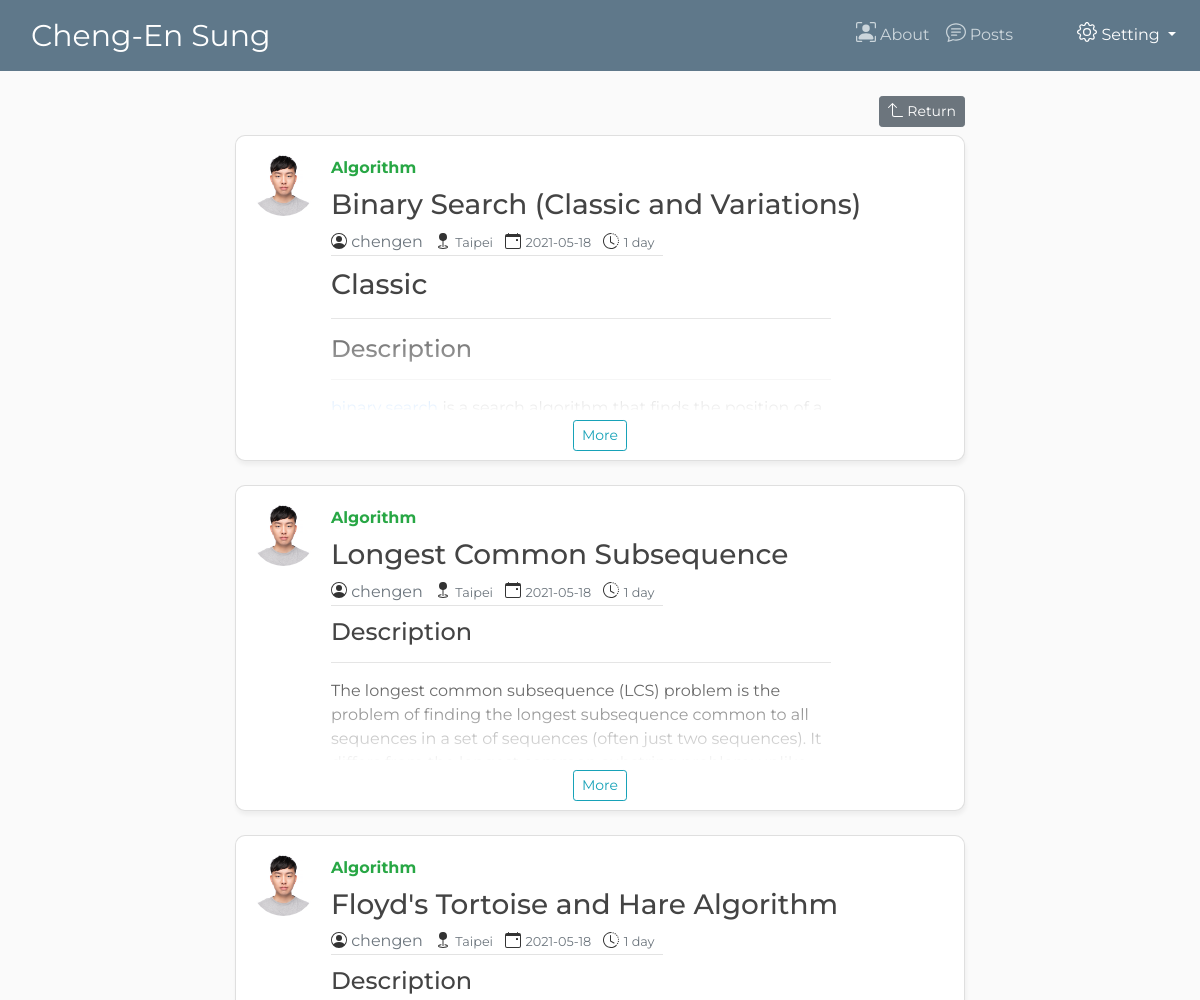
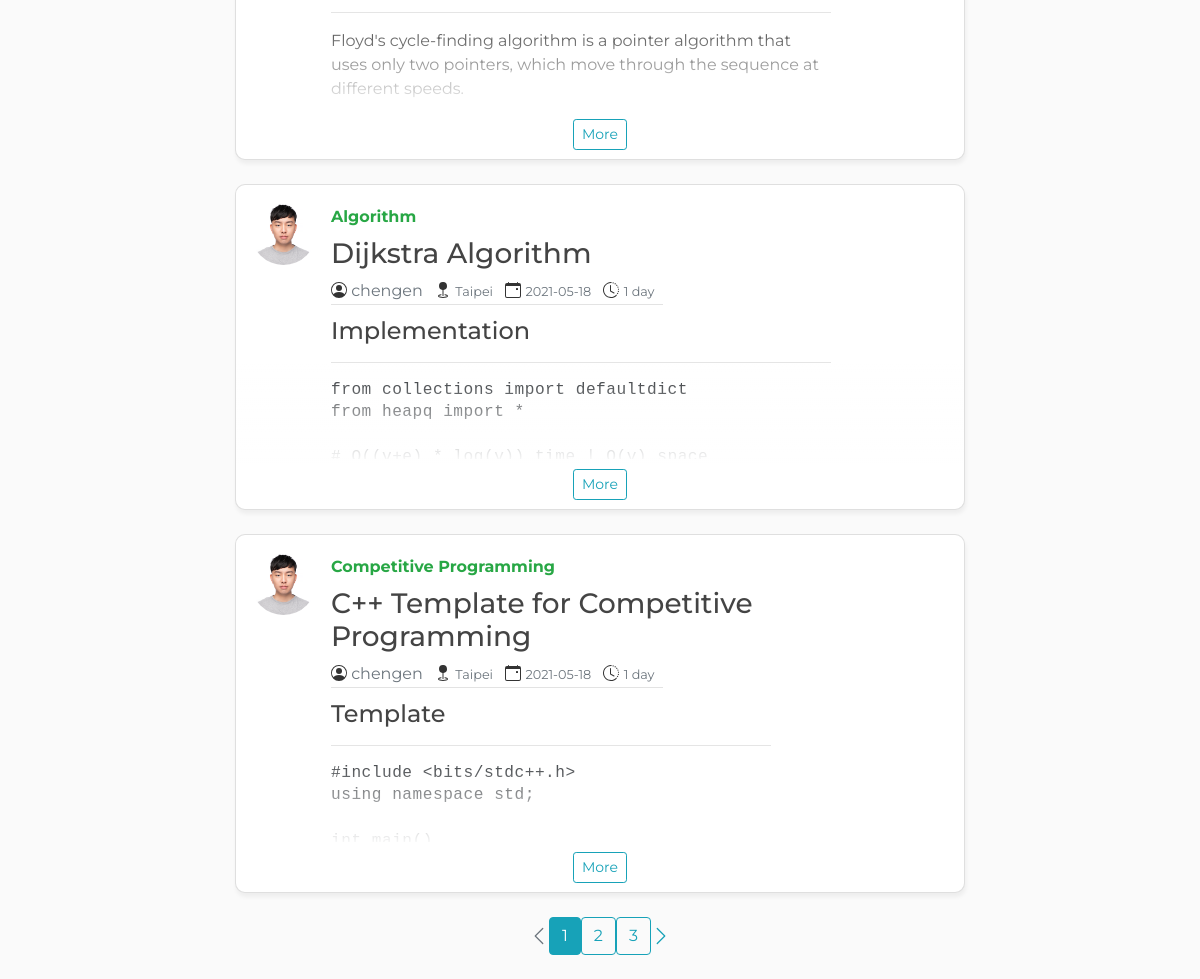
The page /user/chengen on the database as committed earlier (2 pictures, top to bottom).
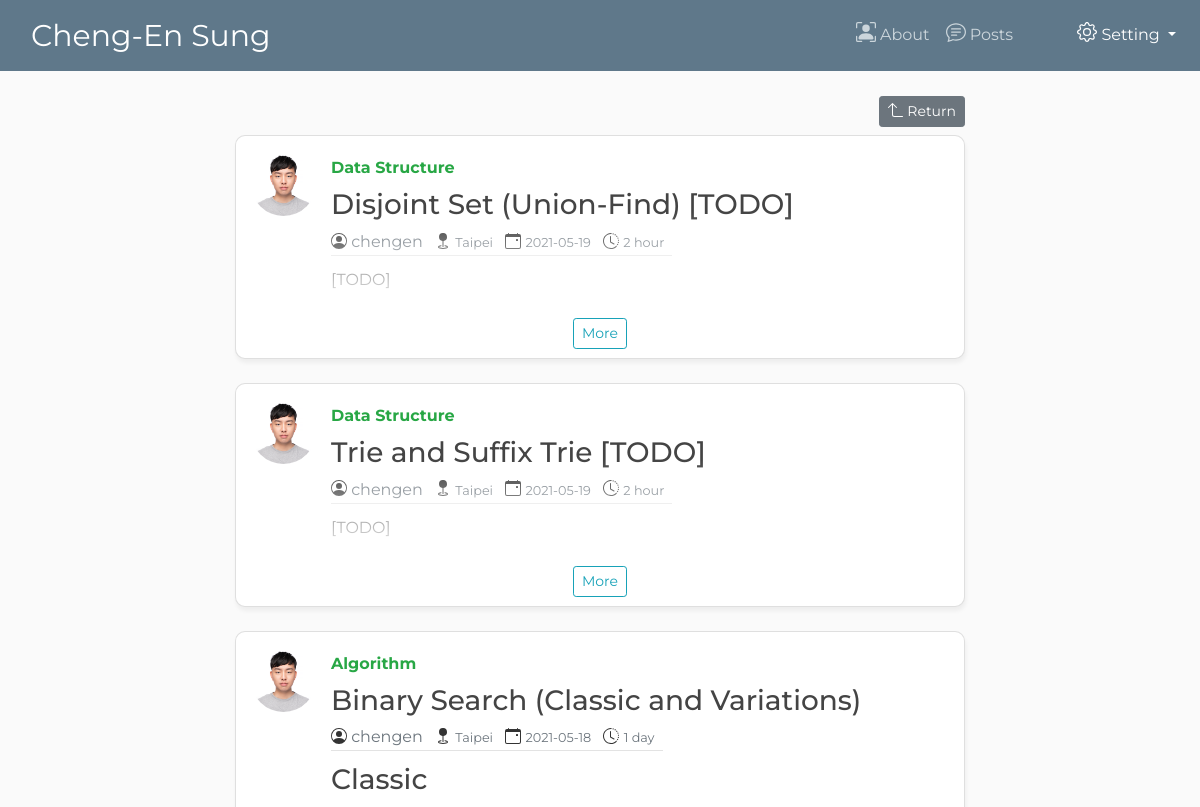
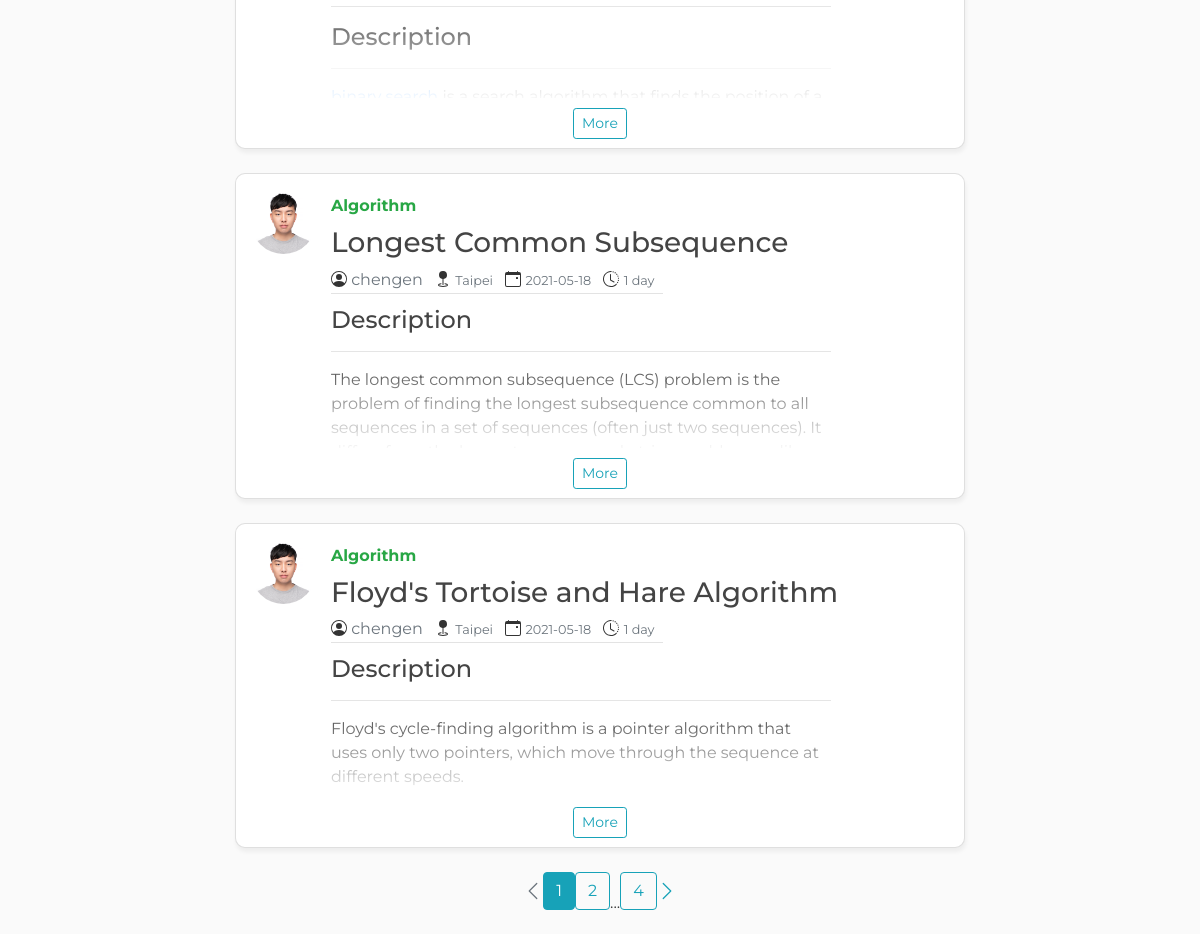
The same page on the database as committed later (2 pictures, top to bottom).
### app/models.py (models this page shows, shortened)
class Article(db.Model):
    id = db.Column(db.Integer, primary_key=True)
    title = db.Column(db.String(20), nullable=False)
    location = db.Column(db.String(20), nullable=False, default=geocoder.ip("me").city)
    date_posted = db.Column(db.DateTime, nullable=False, default=datetime.utcnow)
    category = db.Column(db.String(20), nullable=False, default="Trivial")
    content = db.Column(db.Text, nullable=False)
    user_id = db.Column(db.Integer, db.ForeignKey("users.id"), nullable=False)

class User(db.Model, UserMixin):
    __tablename__ = 'users'
    id = db.Column(db.Integer, primary_key=True)
    username = db.Column(db.String(20), unique=True, nullable=False)
    role = db.Column(db.String(20), unique=False, nullable=False)
    email = db.Column(db.String(120), unique=True, nullable=False)
    gender = db.Column(db.String(5), unique=False, nullable=False)
    profile_picture = db.Column(db.String(20), nullable=False)
    password = db.Column(db.String(20), nullable=False)
    posts = db.relationship('Article', backref='author', lazy=True)

### app/routes.py (the view)
@app.route('/user/<string:username>')
def user_posts(username):
    page = request.args.get('page', 1, type=int)
    user = User.query.filter_by(username=username).first_or_404()
    articles = Article.query.filter_by(author=user) \
        .order_by(Article.date_posted.desc()) \
        .paginate(per_page=ARTICLES_PER_PAGE, page=page)
    for article in articles.items:
        article.content = markdown2.markdown(article.content, extras=[
            "fenced-code-blocks",
            "code-friendly",
            "cuddled-lists",
            "tables",
            "task_list",
            "footnotes",
            "xml",
            "target-blank-links",
        ])
    return render_template('user_posts.html', title='Articles', articles=articles, \
                            user=user, cur_time=datetime.utcnow())

### app/templates/user_posts.html (shortened to what this page needs)
{% extends 'layout.html' %}
{% set MINUTE = 60 %}
{% set HOUR = 60**2 %}
{% set DAY = 24*60**2 %}
{% set WEEK = 7*24*60**2 %}
{% set MONTH = 30*7*24*60**2 %}
{% set YEAR = 12*30*7*24*60**2 %}
{% block content %}
    <div class="d-flex article-billboard">
        <div class="ml-auto mt-2">
            <nobr>
                <a class="btn btn-secondary btn-sm mb-2 mt-2" href={{ url_for('posts') }}>
                    Return
                </a>
            </nobr>
        </div>
    </div>
	{% for article in articles.items %}
		<div class="card flex-md-row mb-4 box-shadow h-md-250">
            <a href="{{ url_for('user_posts', username=user.username) }}">
                <img class="rounded-circle article-img" src="{{ url_for('static', filename='profile_image/' + article.author.profile_picture) }}">
            </a>
			<div class="card-body d-flex flex-column align-items-start">
				<strong class="d-inline-block mb-2 text-success">{{ article.category }}</strong>
				<h3 class="mb-2">
					{{ article.title }}
				</h3>
            	<div class="article-metadata">
					<a class="text-muted mr-2" href="{{ url_for('user_posts', username=article.author.username) }}">{{ article.author.username }}</a>
                <small class="text-muted mr-2">{{ article.location }}</small>
                <small class="text-muted mr-2">{{ article.date_posted.strftime('%Y-%m-%d') }}</small>
                {% set timespan = (cur_time - article.date_posted).total_seconds() %}
                {% if timespan < MINUTE %}
                    <small class="text-muted mr-2">{{ timespan | int }} seccond</small>
                {% elif timespan >= MINUTE and timespan < HOUR %}
                    <small class="text-muted mr-2">{{ (timespan // MINUTE) | int  }} minute</small>
                {% elif timespan >= HOUR and timespan < DAY %}
                    <small class="text-muted mr-2">{{ (timespan // HOUR) | int }} hour</small>
                {% elif timespan >= DAY and timespan < WEEK %}
                    <small class="text-muted mr-2">{{ (timespan // DAY) | int }} day</small>
                {% elif timespan >= WEEK and timespan < MONTH %}
                    <small class="text-muted mr-2">{{ (timespan // WEEK) | int }} week</small>
                {% elif timespan >= MONTH and timespan < YEAR %}
                    <small class="text-muted mr-2">{{ (timespan // MONTH) | int }} month</small>
                {% elif timespan >= YEAR %}
                    <small class="text-muted mr-2">{{ timespan // YEAR }} year</small>
                {% endif %}
                </div>
                <div class="card-text-billboard">
                    <p class="mb-auto mt-2">{{ article.content | safe }}</p>
                </div>
			</div>
            <p class="gradient"></p>
            <p class="read-more">
                <a class="btn btn-outline-info btn-sm" href="{{ url_for('article', article_id=article.id) }}">More</a>
            </p>
		</div>
	{% endfor %}
    <div class="d-flex align-items-center justify-content-center">
        {% if articles.has_prev %}
            <a href="{{ url_for('user_posts', username=user.username, page=articles.page-1) }}"><svg xmlns="http://www.w3.org/2000/svg" width="20" height="20" fill="currentColor" class="bi bi-chevron-left mb-4 text-info" viewBox="0 0 16 16">
                    <path fill-rule="evenodd" d="M11.354 1.646a.5.5 0 0 1 0 .708L5.707 8l5.647 5.646a.5.5 0 0 1-.708.708l-6-6a.5.5 0 0 1 0-.708l6-6a.5.5 0 0 1 .708 0z"/>
                </svg></a>
        {% else %}
            <a class="disabled"><svg xmlns="http://www.w3.org/2000/svg" width="20" height="20" fill="currentColor" class="bi bi-chevron-left mb-4 text-muted" viewBox="0 0 16 16">
                    <path fill-rule="evenodd" d="M11.354 1.646a.5.5 0 0 1 0 .708L5.707 8l5.647 5.646a.5.5 0 0 1-.708.708l-6-6a.5.5 0 0 1 0-.708l6-6a.5.5 0 0 1 .708 0z"/>
                </svg></a>
        {% endif %}
        {% for page_num in articles.iter_pages(left_edge=1, right_edge=1, left_current=1, right_current=2) %}
            {% if page_num %}
                {% if page_num == articles.page %}
                    <a href={{ url_for('user_posts', username=user.username, page=page_num) }} class="btn btn-info mb-4">{{ page_num }}</a>
                {% else %}
                    <a href={{ url_for('user_posts', username=user.username, page=page_num) }} class="btn btn-outline-info mb-4">{{ page_num }}</a>
                {% endif %}
            {% else %}
                ...
            {% endif %}
        {% endfor %}
        {% if articles.has_next %}
            <a href="{{ url_for('user_posts', username=user.username, page=articles.page + 1) }}">
            <svg xmlns="http://www.w3.org/2000/svg" width="20" height="20" fill="currentColor" class="bi bi-chevron-right mb-4 text-info" viewBox="0 0 16 16">
                <path fill-rule="evenodd" d="M4.646 1.646a.5.5 0 0 1 .708 0l6 6a.5.5 0 0 1 0 .708l-6 6a.5.5 0 0 1-.708-.708L10.293 8 4.646 2.354a.5.5 0 0 1 0-.708z"/>
            </svg></a>
        {% endif %}
    </div>
{% endblock content %}

### app/templates/layout.html (shortened to what this page needs)
<!DOCTYPE html>
<html lang="en">
    <head>
        <link rel="stylesheet" href="https://stackpath.bootstrapcdn.com/bootstrap/4.3.1/css/bootstrap.min.css">
        <link rel="stylesheet" type="text/css" href="{{ url_for('static', filename='css/autumn.css') }}">
        <link rel="stylesheet" type="text/css" href="{{ url_for('static', filename='css/style.css') }}">
    </head>
    <body>
        {% set ROLE_ADMIN = 'admin' %}
        {% set ROLE_GENERAL = 'general' %}
        <header class="site-header">
            <nav class="navbar navbar-expand-md navbar-dark bg-steel fixed-top">
                <div class="container">
                    <a class="navbar-brand mr-4" href="/">Cheng-En Sung</a>
                </div>
                <div class="collapse navbar-collapse" id="navbarToggle">
                    <div class="navbar-nav mr-auto">
                        <a class="nav-item nav-link" href="{{ url_for('about') }}">
							<nobr>
								About
							</nobr>
						</a>
                        <a class="nav-item nav-link" href="{{ url_for('posts') }}">
                            <nobr>
                                Posts
                            </nobr>
                        </a>
                    </div>
                    <div class="navbar-nav ml-5">
                        {% if current_user.is_authenticated %}
                            <a class="nav-item nav-link" href="{{ url_for('create_article') }}">
                                <nobr>
                                    <svg xmlns="http://www.w3.org/2000/svg" width="20" height="20" fill="currentColor" class="bi bi-pencil-square mb-2" viewBox="0 0 16 16">
                                        <path d="M15.502 1.94a.5.5 0 0 1 0 .706L14.459 3.69l-2-2L13.502.646a.5.5 0 0 1 .707 0l1.293 1.293zm-1.75 2.456l-2-2L4.939 9.21a.5.5 0 0 0-.121.196l-.805 2.414a.25.25 0 0 0 .316.316l2.414-.805a.5.5 0 0 0 .196-.12l6.813-6.814z"/>
                                        <path fill-rule="evenodd" d="M1 13.5A1.5 1.5 0 0 0 2.5 15h11a1.5 1.5 0 0 0 1.5-1.5v-6a.5.5 0 0 0-1 0v6a.5.5 0 0 1-.5.5h-11a.5.5 0 0 1-.5-.5v-11a.5.5 0 0 1 .5-.5H9a.5.5 0 0 0 0-1H2.5A1.5 1.5 0 0 0 1 2.5v11z"/>
                                    </svg>
                                    New&nbsp;Article
                                </nobr>
                            </a>
                            <a class="nav-item nav-link" href="{{ url_for('account') }}">
                                <nobr>
                                    <svg xmlns="http://www.w3.org/2000/svg" width="20" height="20" fill="currentColor" class="bi bi-person-lines-fill mb-2" viewBox="0 0 16 16">
                                        <path d="M6 8a3 3 0 1 0 0-6 3 3 0 0 0 0 6zm-5 6s-1 0-1-1 1-4 6-4 6 3 6 4-1 1-1 1H1zM11 3.5a.5.5 0 0 1 .5-.5h4a.5.5 0 0 1 0 1h-4a.5.5 0 0 1-.5-.5zm.5 2.5a.5.5 0 0 0 0 1h4a.5.5 0 0 0 0-1h-4zm2 3a.5.5 0 0 0 0 1h2a.5.5 0 0 0 0-1h-2zm0 3a.5.5 0 0 0 0 1h2a.5.5 0 0 0 0-1h-2z"/>
                                    </svg>
                                    Profile
                                </nobr>
                            </a>
							<div class="dropdown show">
								<a class="nav-item nav-link dropdown-toggle" href="#" id="dropdownMenuLink" data-toggle="dropdown" aria-haspopup="true" aria-expanded="false">
									<nobr>
										<svg xmlns="http://www.w3.org/2000/svg" width="20" height="20" fill="currentColor" class="bi bi-gear mb-2" viewBox="0 0 16 16">
											<path d="M8 4.754a3.246 3.246 0 1 0 0 6.492 3.246 3.246 0 0 0 0-6.492zM5.754 8a2.246 2.246 0 1 1 4.492 0 2.246 2.246 0 0 1-4.492 0z"/>
											<path d="M9.796 1.343c-.527-1.79-3.065-1.79-3.592 0l-.094.319a.873.873 0 0 1-1.255.52l-.292-.16c-1.64-.892-3.433.902-2.54 2.541l.159.292a.873.873 0 0 1-.52 1.255l-.319.094c-1.79.527-1.79 3.065 0 3.592l.319.094a.873.873 0 0 1 .52 1.255l-.16.292c-.892 1.64.901 3.434 2.541 2.54l.292-.159a.873.873 0 0 1 1.255.52l.094.319c.527 1.79 3.065 1.79 3.592 0l.094-.319a.873.873 0 0 1 1.255-.52l.292.16c1.64.893 3.434-.902 2.54-2.541l-.159-.292a.873.873 0 0 1 .52-1.255l.319-.094c1.79-.527 1.79-3.065 0-3.592l-.319-.094a.873.873 0 0 1-.52-1.255l.16-.292c.893-1.64-.902-3.433-2.541-2.54l-.292.159a.873.873 0 0 1-1.255-.52l-.094-.319zm-2.633.283c.246-.835 1.428-.835 1.674 0l.094.319a1.873 1.873 0 0 0 2.693 1.115l.291-.16c.764-.415 1.6.42 1.184 1.185l-.159.292a1.873 1.873 0 0 0 1.116 2.692l.318.094c.835.246.835 1.428 0 1.674l-.319.094a1.873 1.873 0 0 0-1.115 2.693l.16.291c.415.764-.42 1.6-1.185 1.184l-.291-.159a1.873 1.873 0 0 0-2.693 1.116l-.094.318c-.246.835-1.428.835-1.674 0l-.094-.319a1.873 1.873 0 0 0-2.692-1.115l-.292.16c-.764.415-1.6-.42-1.184-1.185l.159-.291A1.873 1.873 0 0 0 1.945 8.93l-.319-.094c-.835-.246-.835-1.428 0-1.674l.319-.094A1.873 1.873 0 0 0 3.06 4.377l-.16-.292c-.415-.764.42-1.6 1.185-1.184l.292.159a1.873 1.873 0 0 0 2.692-1.115l.094-.319z"/>
										</svg>
										Setting
									</nobr>
								</a>
								<div class="dropdown-menu" aria-labelledby="dropdownMenuLink">
									<a class="dropdown-item dropdown-link" href="{{ url_for('logout') }}">
										<nobr>
											<svg xmlns="http://www.w3.org/2000/svg" width="20" height="20" fill="currentColor" class="bi bi-toggles mb-2" viewBox="0 0 16 16">
												<path d="M4.5 9a3.5 3.5 0 1 0 0 7h7a3.5 3.5 0 1 0 0-7h-7zm7 6a2.5 2.5 0 1 1 0-5 2.5 2.5 0 0 1 0 5zm-7-14a2.5 2.5 0 1 0 0 5 2.5 2.5 0 0 0 0-5zm2.45 0A3.49 3.49 0 0 1 8 3.5 3.49 3.49 0 0 1 6.95 6h4.55a2.5 2.5 0 0 0 0-5H6.95zM4.5 0h7a3.5 3.5 0 1 1 0 7h-7a3.5 3.5 0 1 1 0-7z"/>
											</svg>
											Logout
										</nobr>
									</a>
                                    {% if current_user.role == ROLE_ADMIN %}
                                        <a class="dropdown-item dropdown-link" href="{{ url_for('manage') }}">
                                            <nobr>
                                                <svg xmlns="http://www.w3.org/2000/svg" width="20" height="20" fill="currentColor" class="bi bi-gear-wide-connected mb-2" viewBox="0 0 16 16">
                                                    <path d="M7.068.727c.243-.97 1.62-.97 1.864 0l.071.286a.96.96 0 0 0 1.622.434l.205-.211c.695-.719 1.888-.03 1.613.931l-.08.284a.96.96 0 0 0 1.187 1.187l.283-.081c.96-.275 1.65.918.931 1.613l-.211.205a.96.96 0 0 0 .434 1.622l.286.071c.97.243.97 1.62 0 1.864l-.286.071a.96.96 0 0 0-.434 1.622l.211.205c.719.695.03 1.888-.931 1.613l-.284-.08a.96.96 0 0 0-1.187 1.187l.081.283c.275.96-.918 1.65-1.613.931l-.205-.211a.96.96 0 0 0-1.622.434l-.071.286c-.243.97-1.62.97-1.864 0l-.071-.286a.96.96 0 0 0-1.622-.434l-.205.211c-.695.719-1.888.03-1.613-.931l.08-.284a.96.96 0 0 0-1.186-1.187l-.284.081c-.96.275-1.65-.918-.931-1.613l.211-.205a.96.96 0 0 0-.434-1.622l-.286-.071c-.97-.243-.97-1.62 0-1.864l.286-.071a.96.96 0 0 0 .434-1.622l-.211-.205c-.719-.695-.03-1.888.931-1.613l.284.08a.96.96 0 0 0 1.187-1.186l-.081-.284c-.275-.96.918-1.65 1.613-.931l.205.211a.96.96 0 0 0 1.622-.434l.071-.286zM12.973 8.5H8.25l-2.834 3.779A4.998 4.998 0 0 0 12.973 8.5zm0-1a4.998 4.998 0 0 0-7.557-3.779l2.834 3.78h4.723zM5.048 3.967c-.03.021-.058.043-.087.065l.087-.065zm-.431.355A4.984 4.984 0 0 0 3.002 8c0 1.455.622 2.765 1.615 3.678L7.375 8 4.617 4.322zm.344 7.646l.087.065-.087-.065z"/>
                                                </svg>
                                                Manage
                                            </nobr>
                                        </a>
                                    {% else %}
                                    <!--
									<a class="dropdown-item dropdown-link disabled" href="#">
										<nobr>
											<svg xmlns="http://www.w3.org/2000/svg" width="20" height="20" fill="currentColor" class="bi bi-info-circle mb-2" viewBox="0 0 16 16">
												<path d="M8 15A7 7 0 1 1 8 1a7 7 0 0 1 0 14zm0 1A8 8 0 1 0 8 0a8 8 0 0 0 0 16z"/>
												<path d="M8.93 6.588l-2.29.287-.082.38.45.083c.294.07.352.176.288.469l-.738 3.468c-.194.897.105 1.319.808 1.319.545 0 1.178-.252 1.465-.598l.088-.416c-.2.176-.492.246-.686.246-.275 0-.375-.193-.304-.533L8.93 6.588zM9 4.5a1 1 0 1 1-2 0 1 1 0 0 1 2 0z"/>
											</svg>
											Request
										</nobr>
									</a>
                                    -->
                                    {% endif %}
								</div>
                        {% else %}
							<div class="dropdown show">
								<a class="nav-item nav-link dropdown-toggle" href="#" id="dropdownMenuLink" data-toggle="dropdown" aria-haspopup="true" aria-expanded="false">
									<nobr>
										Setting
									</nobr>
								</a>
                        {% endif %}
                    </div>
                </div>
            </nav>
        </header>
        <main role="main">
            <div class=container>
                <div class="row">
                    <div class="col-md-2">
                    </div>
                    <div class="col-md-8">
                        {% block content %}{% endblock %}
                    </div>
                    <div class="col-md-2">
                    </div>
                </div>
            </div>
        </main>
    </body>
</html>

Rows that differ between the two databases and show on the page:
no longer on this page (row unchanged): Article: profile_picture (picture), category "Algorithm", title "Dijkstra Algorithm", author.username "chengen", location "Taipei", date_posted "2021-05-18", content "Implementation from collections import defaultdict from heapq import *…"
no longer on this page (row unchanged): Article: profile_picture (picture), category "Competitive Programming", title "C++ Template for Competitive Programming", author.username "chengen", location "Taipei", date_posted "2021-05-18", content "Template #include <bits/stdc++.h> using namespace std;…"
added Article: profile_picture (picture), category "Data Structure", title "Disjoint Set (Union-Find) [TODO]", author.username "chengen", location "Taipei", date_posted "2021-05-19", content "[TODO]"
added Article: profile_picture (picture), category "Data Structure", title "Trie and Suffix Trie [TODO]", author.username "chengen", location "Taipei", date_posted "2021-05-19", content "[TODO]"
Other text that changed with them:
new list line: "4"
list line gone: "3"
